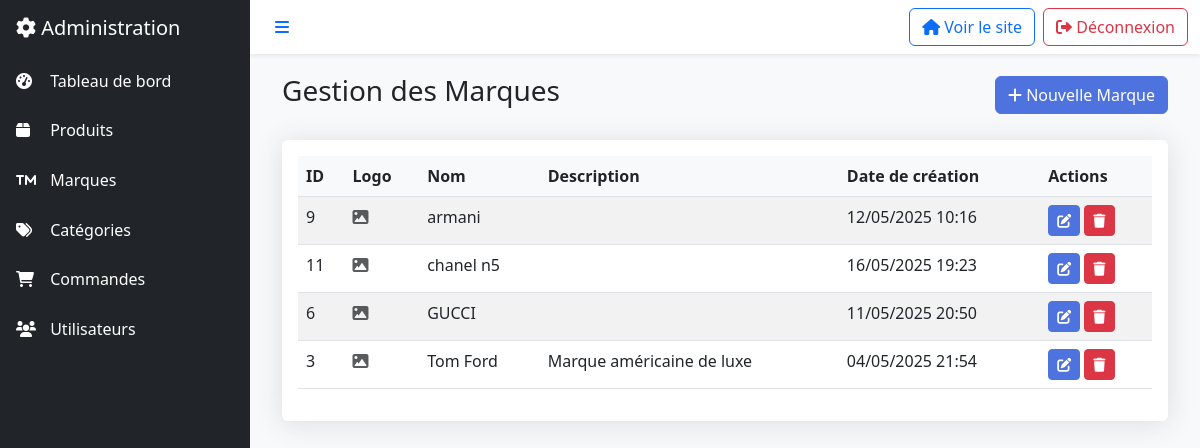
Page /parfum/admin/brands.php (signed in) on the committed database.
### tables this page shows
CREATE TABLE IF NOT EXISTS `brands` (
  `id` int NOT NULL AUTO_INCREMENT,
  `name` varchar(100) NOT NULL,
  `description` text,
  `logo_url` varchar(255) DEFAULT NULL,
  `created_at` timestamp NULL DEFAULT CURRENT_TIMESTAMP,
  PRIMARY KEY (`id`)
);

### parfum/admin/brands.php (the view, shortened to what this page needs)
<?php
require_once '../includes/admin_header.php';
$stmt = $pdo->query("SELECT * FROM brands ORDER BY name");
$brands = $stmt->fetchAll();
?>
<div class="container-fluid">
    <div class="d-flex justify-content-between align-items-center mb-4">
        <h1 class="h3">Gestion des Marques</h1>
        <a href="brand_form.php" class="btn btn-primary">
            <i class="fas fa-plus"></i> Nouvelle Marque
        </a>
    </div>
    <div class="card">
        <div class="card-body">
            <div class="table-responsive">
                <table class="table table-striped">
                    <thead>
                        <tr>
                            <th>ID</th>
                            <th>Logo</th>
                            <th>Nom</th>
                            <th>Description</th>
                            <th>Date de création</th>
                            <th>Actions</th>
                        </tr>
                    </thead>
                    <tbody>
                        <?php foreach ($brands as $brand): ?>
                            <tr>
                                <td><?php echo $brand['id']; ?></td>
                                <td>
                                    <?php if ($brand['logo_url']): ?>
                                        <img src="<?php echo htmlspecialchars($brand['logo_url']); ?>"
                                             alt="Logo" style="max-height: 50px;">
                                    <?php else: ?>
                                        <i class="fas fa-image text-muted"></i>
                                    <?php endif; ?>
                                </td>
                                <td><?php echo htmlspecialchars($brand['name']); ?></td>
                                <td><?php echo htmlspecialchars($brand['description']); ?></td>
                                <td><?php echo date('d/m/Y H:i', strtotime($brand['created_at'])); ?></td>
                                <td>
                                    <a href="brand_form.php?id=<?php echo $brand['id']; ?>"
                                       class="btn btn-sm btn-primary">
                                        <i class="fas fa-edit"></i>
                                    </a>
                                    <form method="POST" class="d-inline"
                                          onsubmit="return confirm('Êtes-vous sûr de vouloir supprimer cette marque ?');">
                                        <button type="submit" name="delete" class="btn btn-sm btn-danger">
                                            <i class="fas fa-trash"></i>
                                        </button>
                                    </form>
                                </td>
                            </tr>
                        <?php endforeach; ?>
                    </tbody>
                </table>
            </div>
        </div>
    </div>
</div>
<?php require_once '../includes/admin_footer.php'; ?>

### parfum/assets/css/admin.css (style rules this page uses)
.card { border: none; box-shadow: 0 0.15rem 1.75rem 0 rgba(58, 59, 69, 0.15); }
.table th { font-weight: 600; background-color: #f8f9fa; }
.btn-primary { background-color: #4e73df; border-color: #4e73df; }

### rows in the picture
brands: id "9", name "armani", created_at "12/05/2025 10:16"
brands: id "11", name "chanel n5", created_at "16/05/2025 19:23"
brands: id "6", name "GUCCI", created_at "11/05/2025 20:50"
brands: id "3", name "Tom Ford", description "Marque américaine de luxe", created_at "04/05/2025 21:54"
